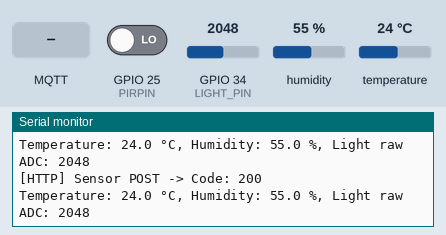
Recording of a sketch running on a simulated ESP32. Parts: the last lines printed to the serial monitor. The inputs (shaded band) are chosen by the test bench; at power-on: GPIO 25 (PIRPIN) LOW, humidity 55 %, GPIO 34 (LIGHT_PIN) = 2048, temperature 24 °C. WiFi joins after 1.5 s; servers stay silent unless stated; uploads are accepted with an empty reply; no MQTT or app messages arrive unless stated.

Above: at 2.7 s.
2.8 s: MQTT message "sampling_rate" arrives on the first subscribed topic
At 3.4 s:
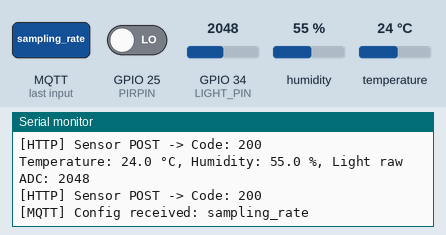
4.3 s: MQTT message ":" arrives on the first subscribed topic
At 4.5 s:
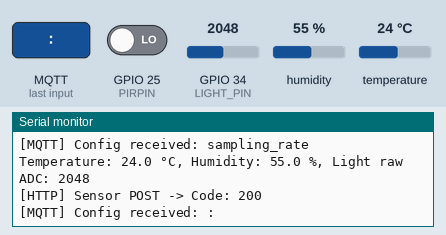
5.8 s: GPIO 25 (PIRPIN) driven HIGH
At 6.5 s:
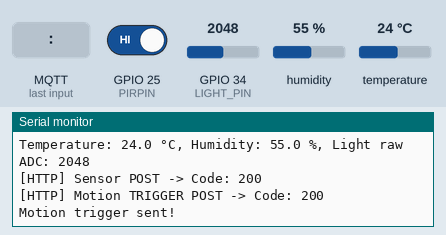
7.5 s: MQTT message "," arrives on the first subscribed topic
9.0 s: MQTT message "5" arrives on the first subscribed topic
At 9.5 s:
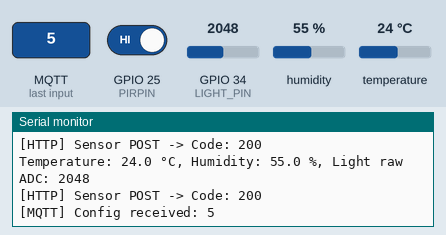
10.5 s: humidity set to 22 %
At 11.4 s:
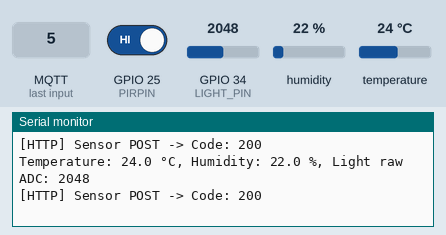

The sketch:

sensorReader.ino
```cpp
#include <WiFiManager.h>
#include <WiFi.h>
#include <HTTPClient.h>
#include <PubSubClient.h>
#include <DHT.h>

// === Pins ===
#define DHTPIN  32          // GPIO where DHT11 is connected
#define DHTTYPE DHT11       // DHT 11
#define PIRPIN  25          // GPIO for PIR motion sensor
#define LIGHT_PIN 34        // GPIO (ADC1) for LDR light sensor

// === Server Configuration ===
const char* http_server = "http://192.168.175.203:5000";  // replace with your PC IP address
const char* mqtt_broker = "192.168.175.203";              // replace with your MQTT broker IP
const int mqtt_port = 1883;
const char* config_topic = "smartart/config";

// === MQTT Setup ===
WiFiClient espClient;
PubSubClient mqttClient(espClient);

// === DHT Setup ===
DHT dht(DHTPIN, DHTTYPE);

// === Configurable Parameters ===
int samplingRate = 1;       // seconds (minimum practical for DHT11)

// === Sensor values ===
float temperature = 22.5;
float humidity = 50.0;
float light = 300.0;
bool motion = false;

void mqttCallback(char* topic, byte* payload, unsigned int length) {
  String msg;
  for (int i = 0; i < length; i++) msg += (char)payload[i];
  Serial.print("[MQTT] Config received: ");
  Serial.println(msg);

  if (msg.indexOf("sampling_rate") > 0) {
    int newRate = msg.substring(msg.indexOf(":") + 1, msg.indexOf(",")).toInt();
    if (newRate > 0) samplingRate = newRate;
  }
}

void connectToMQTT() {
  while (!mqttClient.connected()) {
    Serial.print("Connecting to MQTT...");
    if (mqttClient.connect("ESP32Client")) {
      Serial.println(" connected.");
      mqttClient.subscribe(config_topic);
    } else {
      Serial.print(" failed, rc=");
      Serial.println(mqttClient.state());
      delay(2000);
    }
  }
}

void sendSensorData() {
  HTTPClient http;
  String url = String(http_server) + "/sensor";

  String json = "{\"temperature\":" + String(temperature, 1) +
                ",\"humidity\":" + String(humidity, 1) +
                ",\"light\":" + String(light, 1) + "}";

  http.begin(url);
  http.addHeader("Content-Type", "application/json");

  int httpResponseCode = http.POST(json);
  Serial.print("[HTTP] Sensor POST -> Code: ");
  Serial.println(httpResponseCode);
  http.end();
}

void sendMotionTrigger() {
  HTTPClient http;
  String url = String(http_server) + "/motion";
  String json = "{\"motion\":1}";   // always "1" for trigger event

  http.begin(url);
  http.addHeader("Content-Type", "application/json");

  int code = http.POST(json);
  Serial.print("[HTTP] Motion TRIGGER POST -> Code: ");
  Serial.println(code);
  http.end();
}

unsigned long lastSend = 0;
bool lastPirState = false;
unsigned long lastMotionTime = 0;
const unsigned long motionCooldown = 5000; // ignore repeats for 5s

void setup() {
  Serial.begin(115200);

  pinMode(PIRPIN, INPUT);
  pinMode(LIGHT_PIN, INPUT);

  dht.begin();

  // WiFiManager
  WiFiManager wm;
  bool res = wm.autoConnect("SmartWallArt_Config");
  if (!res) {
    Serial.println("Failed to connect to WiFi, rebooting...");
    ESP.restart();
  }
  Serial.println("Connected to WiFi: " + WiFi.SSID());

  // MQTT Setup
  mqttClient.setServer(mqtt_broker, mqtt_port);
  mqttClient.setCallback(mqttCallback);
}

void loop() {
  if (!mqttClient.connected()) connectToMQTT();
  mqttClient.loop();

  unsigned long now = millis();

  // === PIR motion (trigger-based) ===
  bool pirState = digitalRead(PIRPIN) == HIGH;
  if (pirState && !lastPirState && (now - lastMotionTime > motionCooldown)) {
    // Rising edge detected
    sendMotionTrigger();
    lastMotionTime = now;
    Serial.println("Motion trigger sent!");
  }
  lastPirState = pirState;

  // === Other sensors (periodic) ===
  if (now - lastSend > samplingRate * 1000) {
    lastSend = now;

    float newHum = dht.readHumidity();
    float newTemp = dht.readTemperature();

    if (!isnan(newHum)) humidity = newHum;
    else Serial.println("Failed to read humidity");

    if (!isnan(newTemp)) temperature = newTemp;
    else Serial.println("Failed to read temperature");

    int rawLight = analogRead(LIGHT_PIN);
    light = (float)rawLight;

    Serial.printf("Temperature: %.1f °C, Humidity: %.1f %%, Light raw ADC: %d\n",
                  temperature, humidity, rawLight);

    sendSensorData();
  }
}
```

Measured:
- after the input at 2.8 s, the serial monitor: prints a new line at once (image 1)
- after the input at 4.3 s, the serial monitor: prints a new line at once (image 2)
- after the input at 5.8 s, the serial monitor: prints a new line after 0.20 s (image 3)
- after the input at 9.0 s, the serial monitor: prints a new line at once (image 4)
- after the input at 10.5 s, the serial monitor: prints a new line after 0.09 s (image 5)
